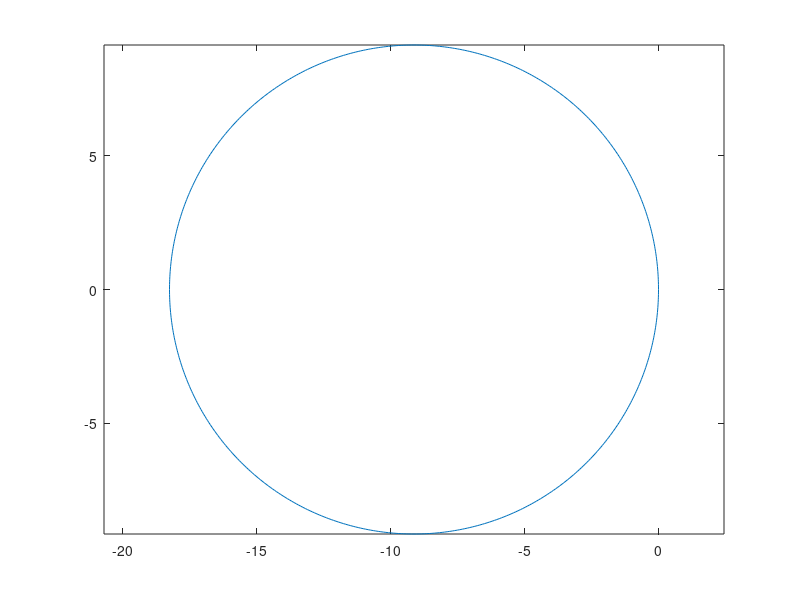

MATLAB code to generate this figure:
clear
clc

R = 9.13;
centre = [-R 0];
th = 0:pi/300:2*pi;
x = [R * cos(th) + centre(1)]';
y = [R * sin(th) + centre(2)]';
plot(x,y);
axis equal

Spacing = ((diff(x)).^2 + (diff(y)).^2).^0.5;
dist = cumsum(Spacing);  
distanceTrack = [ 0 ; dist ; 2*pi*R];
radius_d = [R*(ones(1,length(x)))]';
curve_d = 1./radius_d;
theta_d = [0 ; cumsum(diff(distanceTrack).*curve_d)];

% save('SkidPad_Track.mat','x','y','radius_d','curve_d','theta_d','distanceTrack')

